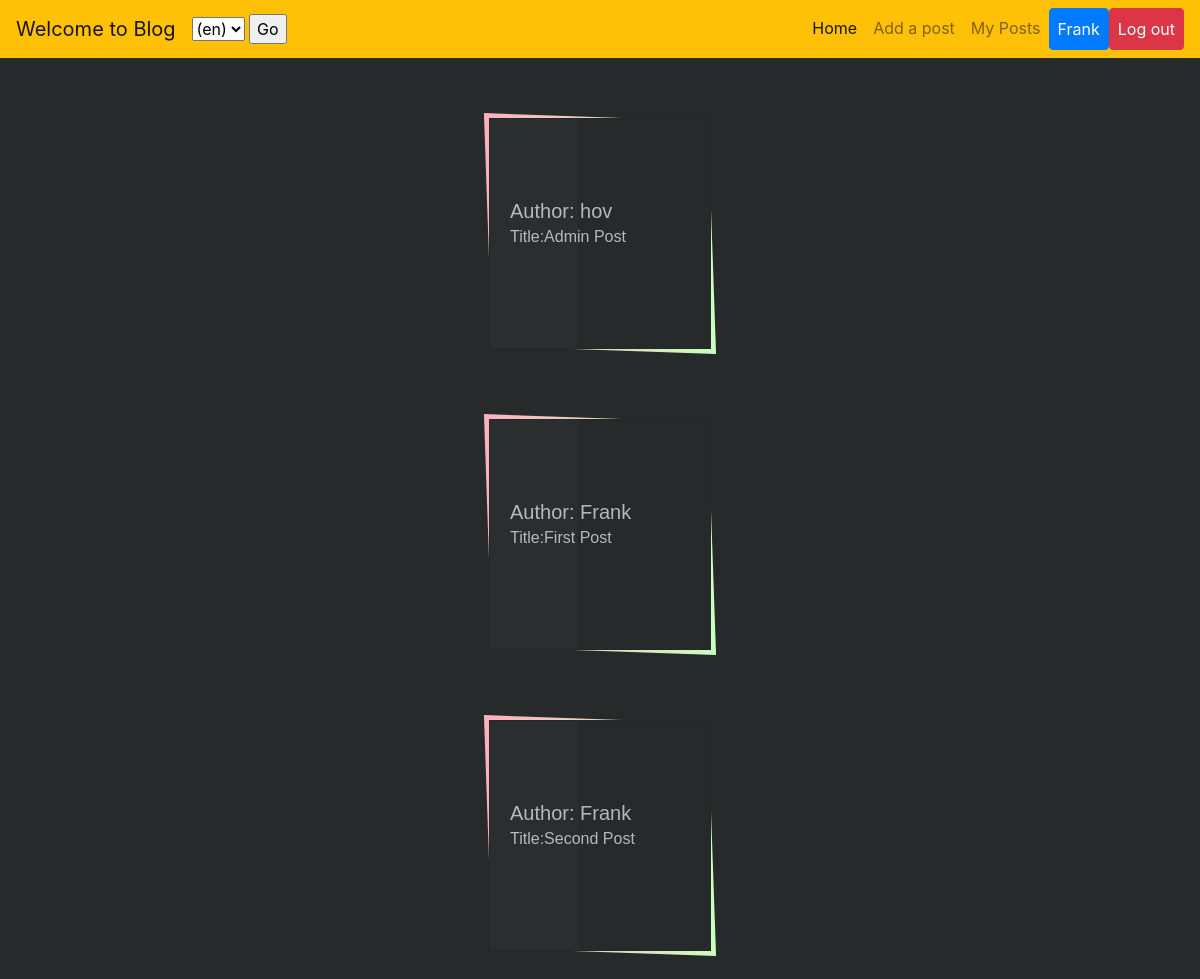
/home/ (signed in), run on an earlier commit of the app's database.
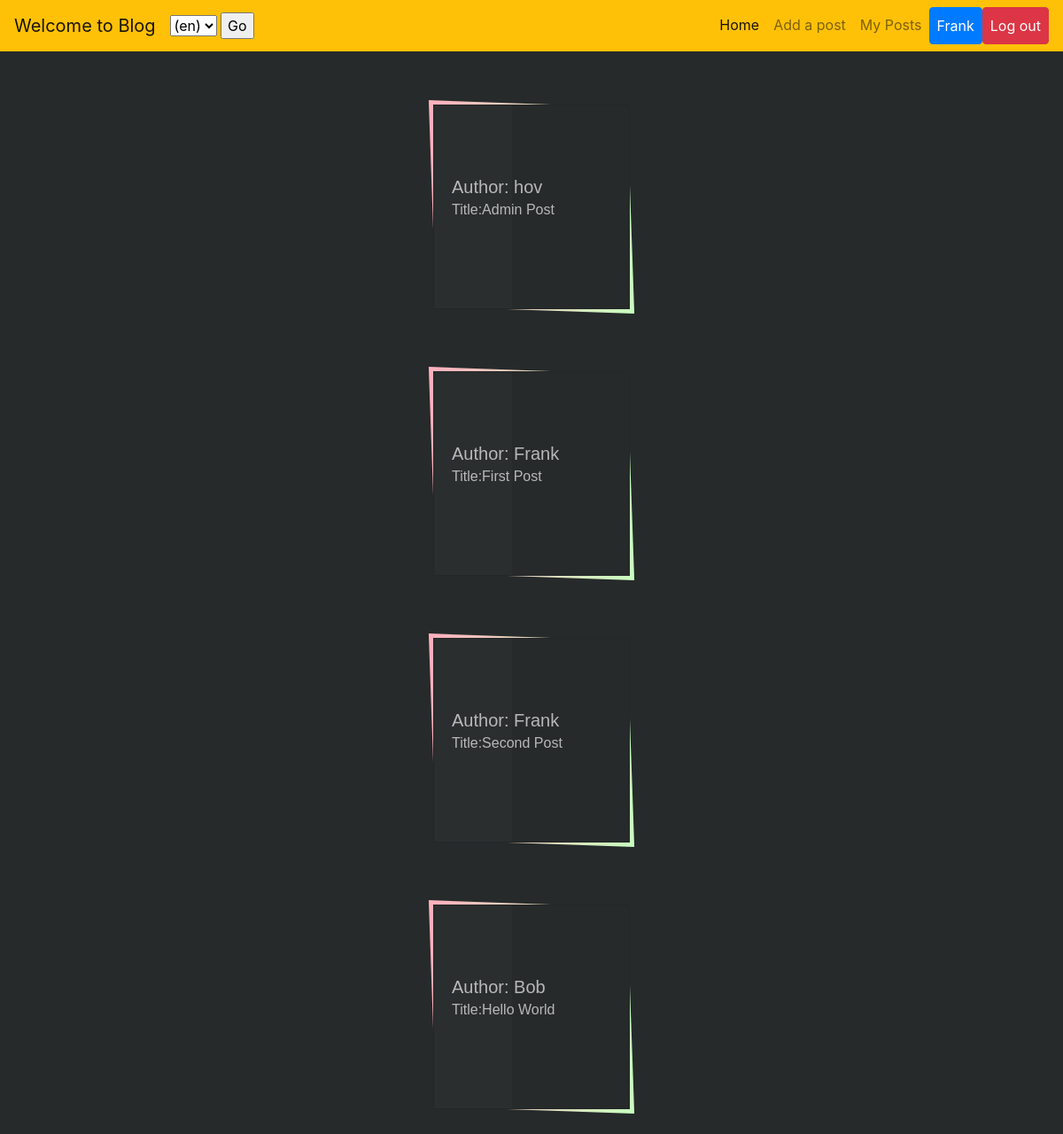
And on a later commit of the database.
### blog/models.py (models this page shows, shortened)
class Post(models.Model):
    title = models.CharField(max_length=200)
    user = models.ForeignKey(User, on_delete=models.CASCADE, null=True, blank=True)
    body = models.TextField()

### blog/views.py (the view)
# urls.py: 2. Add a URL to urlpatterns:  path('', views.home, name='home')
@login_required(login_url='login')
def home(request):
    post = Post.objects.all()
    context = {"post": post}
    return render(request, "home.html", context)

### blog/templates/home.html (shortened to what this page needs)
{% extends "layout.html" %}
{% load i18n %}
{% block body %}
{% load static %}
<link rel="stylesheet" type="text/css" href="{% static 'css/styles.css' %}"/>
<div class="container">
  {% for post in post %}
  <ul class="tilesWrap">
    <li>
      <h3>{% trans "Author" %}: {{ post.user }}</h3>
      <p>
        {% trans "Title" %}:{{ post.title }}
      </p>
    </li>
  </ul>
  {% endfor %}
</div>
{% endblock %}

What changed in the data, as far as the page shows it:
added Post: user "Bob", title "Hello World"
